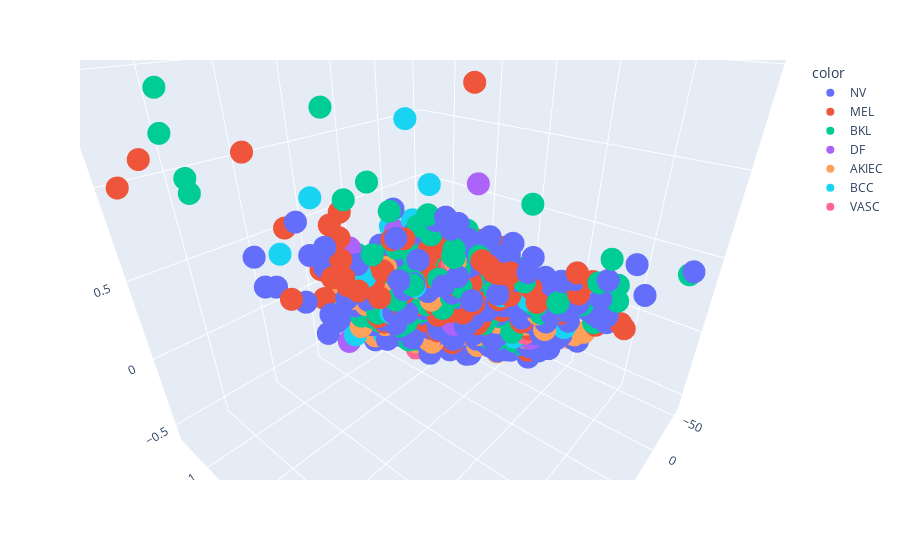

The notebook cell saved with this chart:
### Markdown cell above
# Feature Reduction using PCA

### Code cell
fig = px.scatter_3d(pca_result, x=pca_result[:,0], y=pca_result[:,1], z=pca_result[:,2], color=classes.values.flatten())
fig.show()

### Figure 1 — Plotly figure (JSON) as saved in the notebook; plotly's stock layout.template omitted (floating-point values rounded to 4 significant figures; data arrays with more than 128 entries replaced by an {"elided": "..."} marker saying what was removed)
{"data": [{"hovertemplate": "color=NV<br>x=%{x}<br>y=%{y}<br>z=%{z}<extra></extra>", "legendgroup": "NV", "marker": {"color": "#636efa", "symbol": "circle"}, "mode": "markers", "name": "NV", "scene": "scene", "showlegend": true, "type": "scatter3d", "x": {"elided": "6705 float values"}, "y": {"elided": "6705 float values"}, "z": {"elided": "6705 float values"}}, {"hovertemplate": "color=MEL<br>x=%{x}<br>y=%{y}<br>z=%{z}<extra></extra>", "legendgroup": "MEL", "marker": {"color": "#EF553B", "symbol": "circle"}, "mode": "markers", "name": "MEL", "scene": "scene", "showlegend": true, "type": "scatter3d", "x": {"elided": "1113 float values"}, "y": {"elided": "1113 float values"}, "z": {"elided": "1113 float values"}}, {"hovertemplate": "color=BKL<br>x=%{x}<br>y=%{y}<br>z=%{z}<extra></extra>", "legendgroup": "BKL", "marker": {"color": "#00cc96", "symbol": "circle"}, "mode": "markers", "name": "BKL", "scene": "scene", "showlegend": true, "type": "scatter3d", "x": {"elided": "1099 float values"}, "y": {"elided": "1099 float values"}, "z": {"elided": "1099 float values"}}, {"hovertemplate": "color=DF<br>x=%{x}<br>y=%{y}<br>z=%{z}<extra></extra>", "legendgroup": "DF", "marker": {"color": "#ab63fa", "symbol": "circle"}, "mode": "markers", "name": "DF", "scene": "scene", "showlegend": true, "type": "scatter3d", "x": [-23.65, -20.6, -16.39, -29.89, 54.71, -19.05, -4.362, -3.128, 3.593, 6.883, 7.398, 39.12, 19.46, 42.88, 16.04, -19.83, 8.545, 13.73, 23.48, 50.32, -30.28, -4.553, -1.361, -34.76, -20.73, 17.03, 41.64, 0.4261, 30.09, 27.37, -15.28, 3.672, -35.9, 13.54, -35.17, 32.93, 24.44, 6.575, -19.4, 47.13, -8.662, -5.041, 43.73, 34.63, 49.91, -21.13, -41.6, 35.65, 100.1, -4.792, 22.41, 39.79, -3.153, -2.478, -9.908, -15.41, 91.35, -5.517, -11.76, -14.38, -0.9112, 31.22, -8.435, 10.97, 32.18, -0.8059, -10.46, -10.57, -18.09, 62.46, -16.88, 2.981, 58.96, 1.489, 22.83, 36.3, 27.54, -24.31, -31.55, 38.43, 32.34, 45.52, 42.55, 34.51, -42.38, 52.56, -12.36, 29.42, 14.16, 10.87, 34.03, 25.29, 15.58, 24.32, 79.49, 9.199, 54.73, 7.276, 8.432, 8.334, 44.9, -0.5789, 9.946, 3.334, 40.8, 27.67, 42.04, 89.88, 9.148, 3.213, 30.89, -11.68, -8.95, -7.645, -17.87], "y": [0.1656, 0.06078, 0.4542, -0.1653, -0.08647, -0.1873, -0.098, 0.3638, -0.6581, -0.01836, -0.4438, 0.4374, -0.3594, -1.147, 0.3298, -0.127, -0.3051, 0.01489, -0.2816, -0.2592, -0.1095, 0.4635, 0.4259, 0.02857, -0.1538, 0.6531, -0.2857, 0.1689, -0.2692, -0.7291, 0.277, 0.05278, -0.1493, -0.3941, -0.1738, 0.3487, 0.1748, -0.1081, -0.339, 0.0993, -0.2465, -0.1558, -0.1247, -0.7259, -0.7417, 0.1113, -0.1245, -0.3192, -0.5876, -0.3001, -0.9587, -0.1432, 1.6, 0.2057, 0.06024, 0.103, -0.8369, 0.4288, -0.3322, 0.05981, 1.65, -0.6889, -0.2117, 0.02677, 0.8284, -0.0797, -0.142, -0.4444, -0.2354, -0.1219, 0.0949, 0.9212, -0.5461, 0.1256, -0.2849, 1.042, 0.9959, -0.2925, -0.3002, 1.067, 0.5472, -0.6227, -0.6552, -0.5566, -0.0481, -0.003363, -0.3609, -0.7123, 0.04681, 1.652, -0.522, 0.3705, -0.3536, 0.2044, 1.53, -0.3106, 0.8043, -0.448, -0.2256, -0.4431, 0.3793, -0.1394, -0.3903, -0.357, -0.5138, -0.1457, -0.5362, -1.092, -0.3307, -0.4392, -0.5392, -0.3994, -0.3533, -0.4602, -0.3359], "z": [-0.05983, -0.117, -0.01125, 0.09228, 0.1851, -0.05713, -0.04805, -0.05388, -0.006644, -0.1266, -0.09376, -0.005384, -0.02033, -0.1951, 0.1285, 0.143, -0.04468, 0.03568, 0.07687, 0.01567, 0.02162, 0.08023, 0.1292, 0.08857, 0.006699, 0.184, -0.1864, 0.01602, -0.2487, 0.1022, 0.0302, -0.03601, 0.1037, -0.0385, 0.0636, -0.1821, 0.03918, -0.06783, 0.09787, -0.03831, -0.08748, -0.09129, 0.01734, -0.1449, -0.2586, 0.01342, 0.09836, -0.01502, 0.4466, 0.01704, -0.1467, -0.08465, -0.1327, -0.06461, 0.02214, 0.01042, -0.005839, 0.1463, -0.07821, 0.1052, -0.2318, -0.1787, 0.003464, -0.02477, -0.006529, -0.1601, 0.004358, 0.1203, -0.01499, -0.03672, 0.005131, 0.03704, -0.1613, 0.02916, -0.1397, 0.1312, 0.04746, 0.09127, 0.1105, 0.1682, -0.01183, 0.4115, -0.2278, -0.1423, 0.1141, -0.2391, 0.1055, -0.1291, -0.07742, -0.01184, -0.1273, -0.1738, -0.1898, -0.2935, 0.9921, 0.01279, -0.04496, -0.07554, -0.06734, 0.07065, -0.01524, 0.1189, -0.2252, -0.07485, -0.214, -0.02746, -0.2451, -0.3856, -0.09252, -0.1245, -0.3039, 0.04385, -0.0592, 0.02444, 0.07843]}, {"hovertemplate": "color=AKIEC<br>x=%{x}<br>y=%{y}<br>z=%{z}<extra></extra>", "legendgroup": "AKIEC", "marker": {"color": "#FFA15A", "symbol": "circle"}, "mode": "markers", "name": "AKIEC", "scene": "scene", "showlegend": true, "type": "scatter3d", "x": {"elided": "327 float values"}, "y": {"elided": "327 float values"}, "z": {"elided": "327 float values"}}, {"hovertemplate": "color=BCC<br>x=%{x}<br>y=%{y}<br>z=%{z}<extra></extra>", "legendgroup": "BCC", "marker": {"color": "#19d3f3", "symbol": "circle"}, "mode": "markers", "name": "BCC", "scene": "scene", "showlegend": true, "type": "scatter3d", "x": {"elided": "514 float values"}, "y": {"elided": "514 float values"}, "z": {"elided": "514 float values"}}, {"hovertemplate": "color=VASC<br>x=%{x}<br>y=%{y}<br>z=%{z}<extra></extra>", "legendgroup": "VASC", "marker": {"color": "#FF6692", "symbol": "circle"}, "mode": "markers", "name": "VASC", "scene": "scene", "showlegend": true, "type": "scatter3d", "x": {"elided": "142 float values"}, "y": {"elided": "142 float values"}, "z": {"elided": "142 float values"}}], "layout": {"autosize": true, "legend": {"title": {"text": "color"}, "tracegroupgap": 0}, "margin": {"t": 60}, "scene": {"aspectmode": "auto", "aspectratio": {"x": 1, "y": 1, "z": 1}, "camera": {"center": {"x": 0, "y": 0, "z": 0}, "eye": {"x": 0.798, "y": 0.6778, "z": 0.5822}, "projection": {"type": "perspective"}, "up": {"x": 0, "y": 0, "z": 1}}, "domain": {"x": [0, 1], "y": [0, 1]}, "xaxis": {"title": {"text": "x"}, "type": "linear"}, "yaxis": {"title": {"text": "y"}, "type": "linear"}, "zaxis": {"title": {"text": "z"}, "type": "linear"}}}}
